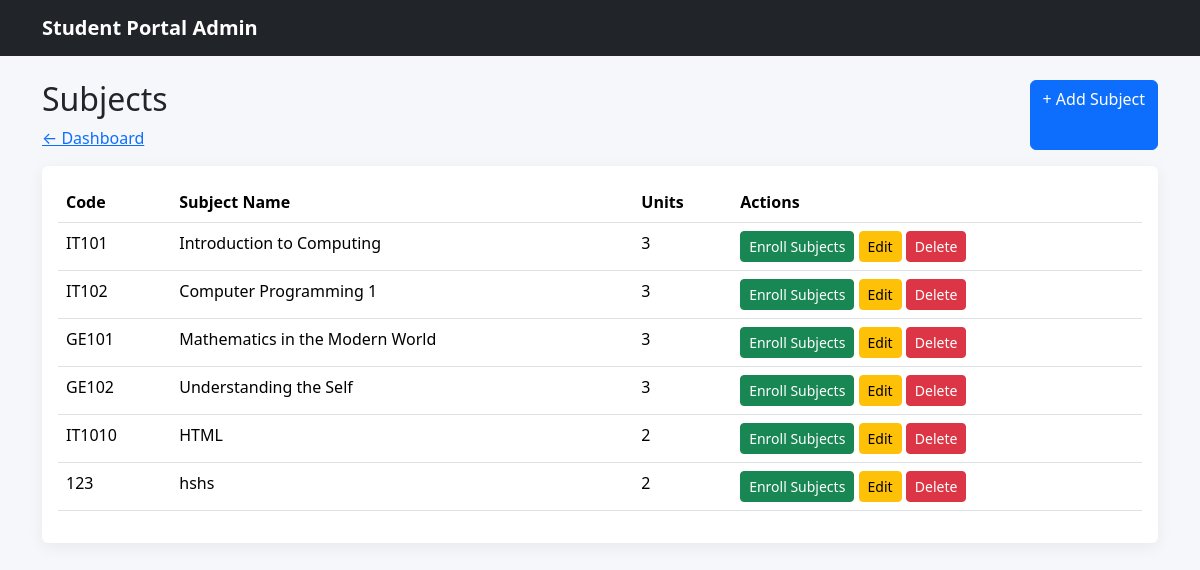
/jhamaicaaa/admin/subjects/index.php (signed in), run on an earlier commit of the app's database.
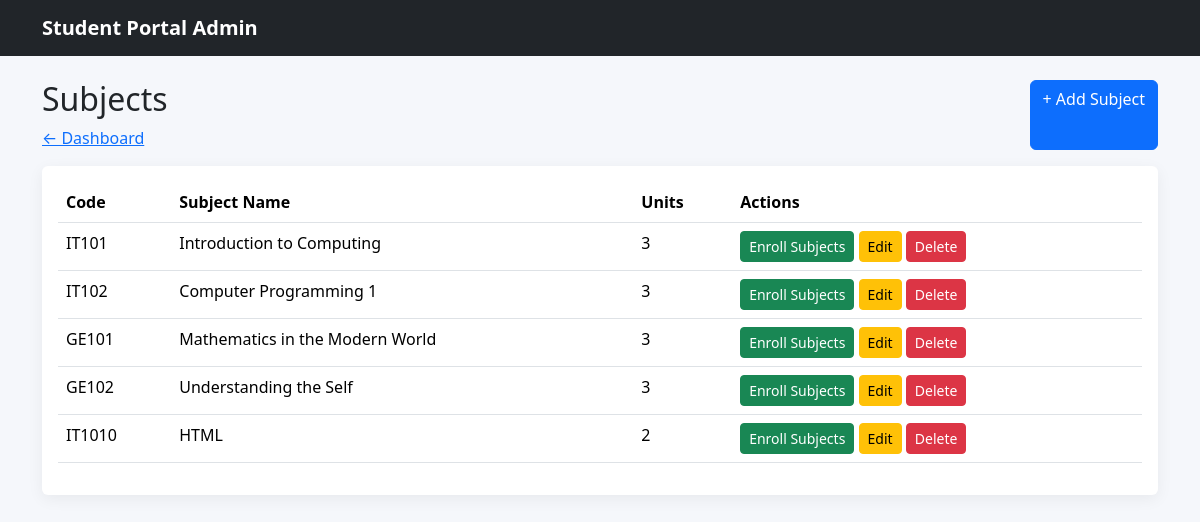
And on a later commit of the database.
### tables this page shows
CREATE TABLE `subjects` (
  `id` int(11) NOT NULL,
  `subject_code` varchar(20) NOT NULL,
  `subject_name` varchar(100) NOT NULL,
  `units` int(11) NOT NULL
);

### jhamaicaaa/admin/subjects/index.php (the view, shortened to what this page needs)
<?php
include "../../config/database.php";
$sql = "SELECT * FROM subjects";
$result = mysqli_query($conn, $sql);
?>
<!doctype html>
<html lang="en">
<head>
    <link
        href="../../assets/vendor/bootstrap/css/bootstrap.min.css"
        rel="stylesheet"
    >
    <link
        href="../../assets/css/style.css"
        rel="stylesheet"
    >
</head>
<body>
    <nav class="navbar navbar-dark bg-dark">
        <div class="container">
            <a
                class="navbar-brand"
                href="dashboard.html"
            >
                Student Portal Admin
            </a>
        </div>
    </nav>
    <div class="container py-4">
        <div class="d-flex justify-content-between mb-3">
            <div>
                <h2>Subjects</h2>
                <a href="../dashboard.php">
                    ← Dashboard
                </a>
            </div>
            <a
                href="create.php"
                class="btn btn-primary"
            >
                + Add Subject
            </a>
        </div>
        <div class="card">
            <div class="card-body">
                <table class="table">
                    <thead>
                        <tr>
                            <th>Code</th>
                            <th>Subject Name</th>
                            <th>Units</th>
                            <th>Actions</th>
                        </tr>
                    </thead>
                    <tbody>
                        <tr>
                             <?php while($row = mysqli_fetch_assoc($result)){?>
                        <tr>
                            <td><?php echo htmlspecialchars($row["subject_code"]);?></td>
                            <td>
                                <?php echo htmlspecialchars($row["subject_name"]);?>
                            </td>
                            <td>
                                 <?php echo htmlspecialchars($row["units"]);?>
                            </td>
                            <td>
                                <a
                                    class="btn btn-success btn-sm"
                                    href="enroll.html"
                                >
                                    Enroll Subjects
                                </a>
                                <a
                                    class="btn btn-warning btn-sm"
                                    href="edit.php?id=<?php echo $row['id'];?>"
                                >
                                    Edit
                                </a>
                                <a
                                    class="btn btn-danger btn-sm"
                                    href="delete.php?id=<?php echo $row['id'];?>"
                                    onclick= "return confirm('Are you sure want to delete this record?')"
                                >
                                    Delete
                                </a>
                            </td>
                        </tr>
                     <?php }?>
                        </tr>
                    </tbody>
                </table>
            </div>
        </div>
    </div>
</body>
</html>

What changed in the data, as far as the page shows it:
removed subjects: subject_code "123", subject_name "hshs", units "2"
